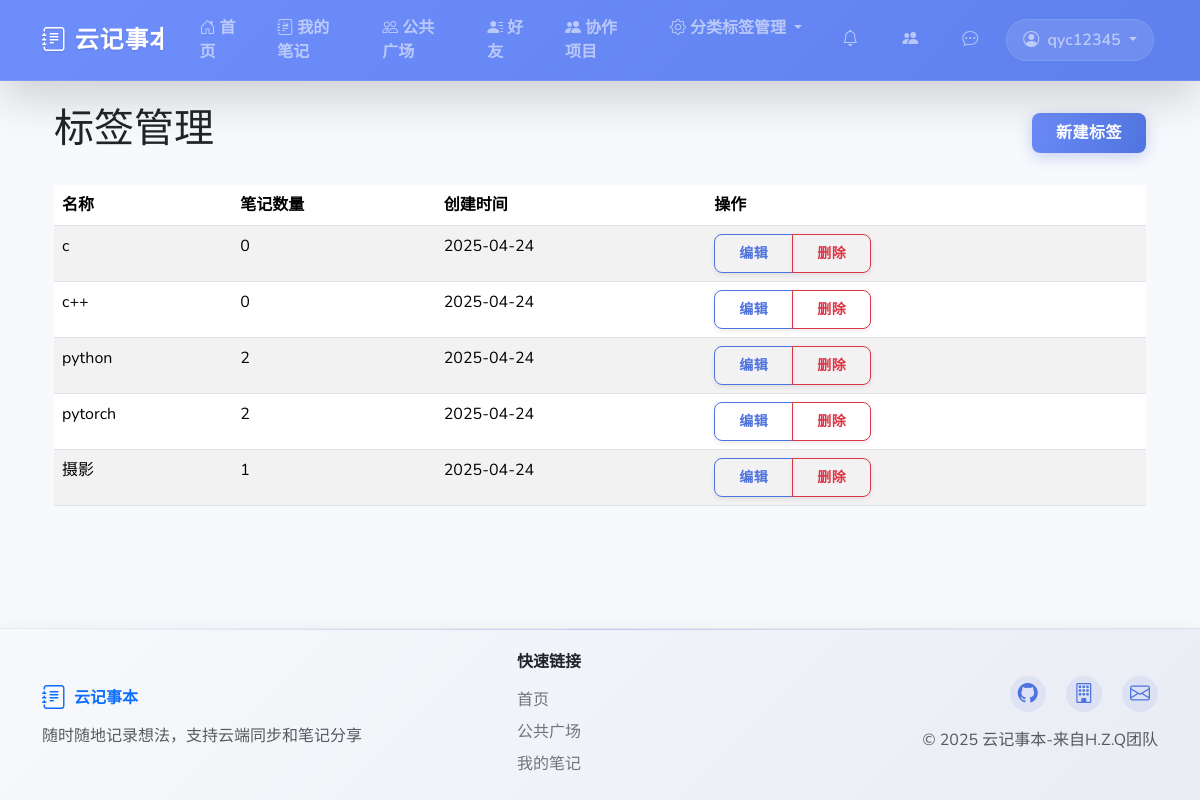
Page /notebooks/tags/ (signed in) on the committed database.
### notebooks/models.py (models this page shows, shortened)
class Tag(models.Model):
    name = models.CharField(max_length=50, verbose_name="标签名称")
    user = models.ForeignKey(User, on_delete=models.CASCADE, related_name="tags", verbose_name="所属用户")
    created_at = models.DateTimeField(auto_now_add=True, verbose_name="创建时间")
    class Meta:
        verbose_name = "标签"
        verbose_name_plural = "标签"
        ordering = ['name']
        unique_together = ['name', 'user']  # 同一用户不能创建同名标签

### notebooks/views.py (the view)
# urls.py: path('tags/', views.tag_list, name='tags'),
@login_required
def tag_list(request):
    tags = Tag.objects.filter(user=request.user)
    return render(request, 'notebooks/tag_list.html', {'tags': tags})

### templates/notebooks/tag_list.html (shortened to what this page needs)
{% extends 'base.html' %}
{% block content %}
<div class="container">
    <div class="d-flex justify-content-between align-items-center mb-4">
        <h1>标签管理</h1>
        <button type="button" class="btn btn-primary" data-bs-toggle="modal" data-bs-target="#newTagModal">
             新建标签
        </button>
    </div>
    {% if tags %}
        <div class="table-responsive">
            <table class="table table-striped table-hover">
                <thead>
                    <tr>
                        <th>名称</th>
                        <th>笔记数量</th>
                        <th>创建时间</th>
                        <th>操作</th>
                    </tr>
                </thead>
                <tbody>
                    {% for tag in tags %}
                    <tr>
                        <td>{{ tag.name }}</td>
                        <td>{{ tag.notebooks.count }}</td>
                        <td>{{ tag.created_at|date:"Y-m-d" }}</td>
                        <td>
                            <div class="btn-group btn-group-sm">
                                <button type="button" class="btn btn-outline-primary edit-tag"
                                        data-id="{{ tag.id }}" data-name="{{ tag.name }}">
                                    编辑
                                </button>
                                <button type="button" class="btn btn-outline-danger delete-tag"
                                        data-id="{{ tag.id }}" data-name="{{ tag.name }}">
                                    删除
                                </button>
                            </div>
                        </td>
                    </tr>
                    {% endfor %}
                </tbody>
            </table>
        </div>
    {% else %}
        <div class="alert alert-info">
            您还没有创建任何标签。点击"新建标签"按钮开始创建吧！
        </div>
    {% endif %}
</div>
{% endblock %}

### templates/includes/navbar.html (shortened to what this page needs)
<nav class="navbar navbar-expand-lg navbar-dark bg-primary shadow-lg sticky-top">
    <div class="container">
        <a class="navbar-brand d-flex align-items-center" href="{% url 'home' %}">
            <i class="bi bi-journal-text me-2 fs-4 nav-icon-pulse"></i>
            <span class="fw-bold">云记事本</span>
        </a>
        <div class="collapse navbar-collapse" id="navbarNav">
            <ul class="navbar-nav me-auto">
                <li class="nav-item">
                    <a class="nav-link rounded-pill px-3 mx-1 nav-btn-hover" href="{% url 'home' %}">
                        <i class="bi bi-house-door me-1"></i>首页
                    </a>
                </li>
                {% if user.is_authenticated %}
                    <li class="nav-item">
                        <a class="nav-link rounded-pill px-3 mx-1 nav-btn-hover" href="{% url 'notebooks:list' %}">
                            <i class="bi bi-journal-richtext me-1"></i>我的笔记
                        </a>
                    </li>
                    <li class="nav-item">
                        <a class="nav-link rounded-pill px-3 mx-1 nav-btn-hover" href="{% url 'sharing:public' %}">
                            <i class="bi bi-people me-1"></i>公共广场
                        </a>
                    </li>
                    <li class="nav-item">
                        <a class="nav-link rounded-pill px-3 mx-1 nav-btn-hover" href="{% url 'friends:home' %}">
                            <i class="bi bi-person-lines-fill me-1"></i>好友
                        </a>
                    </li>
                    <li class="nav-item">
                        <a class="nav-link rounded-pill px-3 mx-1 nav-btn-hover" href="{% url 'collaboration:project_list' %}">
                            <i class="bi bi-people-fill me-1"></i>协作项目
                        </a>
                    </li>
                    <li class="nav-item dropdown">
                        <a class="nav-link dropdown-toggle rounded-pill px-3 mx-1 nav-btn-hover" href="#" id="managementDropdown" role="button" data-bs-toggle="dropdown" aria-expanded="false">
                            <i class="bi bi-gear me-1"></i>分类标签管理
                        </a>
                    </li>
                {% endif %}
            </ul>
            <ul class="navbar-nav">
                {% if user.is_authenticated %}
                    <li class="nav-item">
                        <a class="nav-link rounded-pill px-3 position-relative" href="{% url 'friends:friend_requests' %}" id="notificationBell">
                            <i class="bi bi-bell me-1"></i>
                        </a>
                    </li>
                    <li class="nav-item">
                        <a class="nav-link rounded-pill px-3 position-relative" href="{% url 'collaboration:project_list' %}" id="collaborationBell">
                            <i class="bi bi-people-fill me-1"></i>
                        </a>
                    </li>
                    <li class="nav-item">
                        <a class="nav-link rounded-pill px-3 position-relative" href="{% url 'friends:chat_list' %}" id="messageLink">
                            <i class="bi bi-chat-dots me-1"></i>
                        </a>
                    </li>
                    <li class="nav-item dropdown">
                        <a class="nav-link dropdown-toggle user-dropdown rounded-pill px-3" href="#" id="navbarDropdown" role="button" data-bs-toggle="dropdown">
                            <i class="bi bi-person-circle me-1"></i>
                            <span>{{ user.username }}</span>
                        </a>
                    </li>
                {% endif %}
            </ul>
        </div>
    </div>
</nav>

### static/css/custom.css (style rules this page uses)
:root { --primary-color: #4e73df; --primary-dark: #3a56b0; --primary-gradient: linear-gradient(135deg, #6e8efb, #4e73df); --secondary-color: #858796; --success-color: #1cc88a; --info-color: #36b9cc; --warning-color: #f6c23e; --danger-color: #e74a3b; --light-color: #f8f9fc; --dark-color: #5a5c69; --body-bg: #f8f9fc; --card-border-radius: 0.75rem; --btn-border-radius: 0.5rem; --transition-speed: 0.3s; --box-shadow: 0 0.15rem 1.75rem 0 rgba(58, 59, 69, 0.15); --box-shadow-hover: 0 0.5rem 2rem 0 rgba(58, 59, 69, 0.2); --box-shadow-sm: 0 0.125rem 0.25rem 0 rgba(58, 59, 69, 0.1); --font-family: 'Nunito', -apple-system, BlinkMacSystemFont, "Segoe UI", Roboto, "Helvetica Neue", Arial, sans-serif; }
html { scroll-behavior: smooth; height: 100%; }
body { background-color: var(--body-bg); font-family: var(--font-family); transition: background-color var(--transition-speed) ease; overflow-x: hidden; display: flex; flex-direction: column; min-height: 100vh; margin: 0; }
.navbar { box-shadow: 0 0.15rem 1.75rem 0 rgba(58, 59, 69, 0.15); transition: all var(--transition-speed) ease; backdrop-filter: blur(10px); -webkit-backdrop-filter: blur(10px); border-bottom: 1px solid rgba(255, 255, 255, 0.1); z-index: 1030; }
.navbar-dark.bg-primary { background: var(--primary-gradient) !important; background-size: 200% 200% !important; animation: gradientAnimation 15s ease infinite; }
.navbar-brand { font-weight: 800; font-size: 1.5rem; letter-spacing: 0.05rem; position: relative; overflow: hidden; text-shadow: 0 1px 2px rgba(0, 0, 0, 0.1); }
.navbar-brand::after { content: ''; position: absolute; bottom: 0; left: 0; width: 0; height: 2px; background-color: white; transition: width var(--transition-speed) ease; }
.nav-icon-pulse { animation: pulse 2s infinite; display: inline-block; transform-origin: center; }
.nav-link { font-weight: 600; transition: all var(--transition-speed) ease; position: relative; padding: 0.5rem 1rem; margin: 0 0.25rem; }
.nav-btn-hover { transition: all 0.3s ease; }
.user-dropdown { background-color: rgba(255, 255, 255, 0.1); border: 1px solid rgba(255, 255, 255, 0.1); transition: all 0.3s ease; }
.btn { border-radius: var(--btn-border-radius); padding: 0.5rem 1.5rem; font-weight: 600; transition: all var(--transition-speed) ease; position: relative; overflow: hidden; z-index: 1; letter-spacing: 0.5px; box-shadow: var(--box-shadow-sm); }
.btn::before { content: ''; position: absolute; top: 0; left: -100%; width: 100%; height: 100%; background: rgba(255, 255, 255, 0.2); transition: all 0.4s ease; z-index: -1; }
.btn-primary { background: var(--primary-gradient); border: none; color: white; box-shadow: 0 4px 15px rgba(78, 115, 223, 0.3); position: relative; z-index: 1; overflow: hidden; }
.btn-primary::before { content: ''; position: absolute; top: 0; left: -100%; width: 100%; height: 100%; background: linear-gradient(90deg, transparent, rgba(255, 255, 255, 0.2), transparent); transition: left 0.7s ease; z-index: -1; }
.btn-outline-primary { color: var(--primary-color); border-color: var(--primary-color); background-color: transparent; position: relative; z-index: 1; overflow: hidden; }
.btn-outline-primary::after { content: ''; position: absolute; top: 0; left: 0; width: 0; height: 100%; background: var(--primary-gradient); transition: all 0.3s ease; z-index: -1; opacity: 0; }
.container { animation: fadeIn 0.5s ease-out; }

### rows in the picture
Tag: name "c", notebooks.count "0", created_at "2025-04-24"
Tag: name "c++", notebooks.count "0", created_at "2025-04-24"
Tag: name "python", notebooks.count "2", created_at "2025-04-24"
Tag: name "pytorch", notebooks.count "2", created_at "2025-04-24"
Tag: name "摄影", notebooks.count "1", created_at "2025-04-24"

### other values in the picture
{{ user.username }} "qyc12345"
